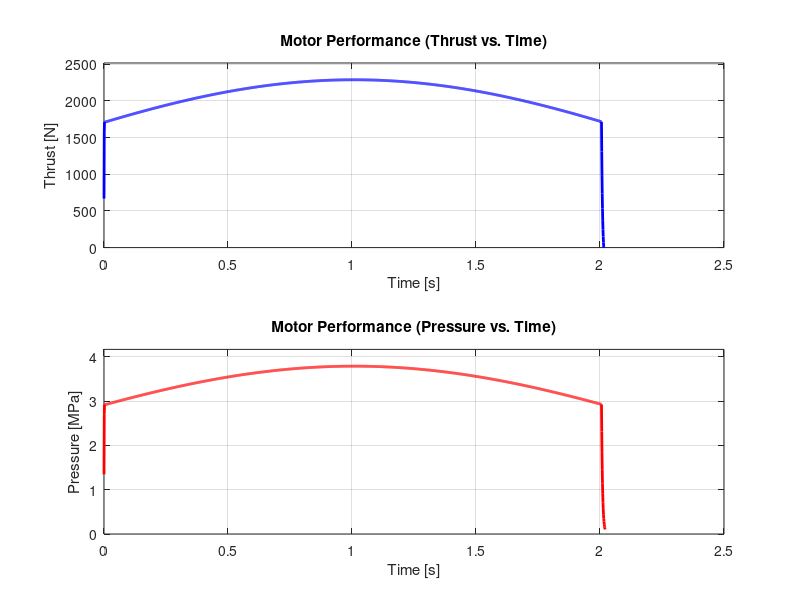

This figure's MATLAB source:
% Solid Rocket Motor Internal Ballistics Simulator
% BATES (Bore And Tube Ends) Configuration

clear; clc; close all;

%% 1. Input Parameters (Target Goals for Inverse Design)

% Target Performance
target.total_impulse_Ns = 2000;         % Hedeflenen Toplam İtki [Ns]
target.burn_time_s = 2.0;               % Hedeflenen Yanma Süresi [s]
target.chamber_pressure_MPa = 3.5;      % Hedeflenen Ortalama Yanma Odası Basıncı [MPa]

% Input Geometry Constraint
target.outer_diameter_mm = 98.7;        % Sabit Dış Çap [mm]

% Propellant Details (Fixed properties)
propellant.a_burn_rate_coef = 0.025;  % Burn rate coefficient (a) [mm/(s·Pa^n)] (Pa için 0.025)
propellant.n_burn_rate_exp = 0.43;    % Burn rate exponent (n) [-]
propellant.gamma = 1.17;              % Specific heat ratio (k veya gamma) [-]
propellant.Tc_kelvin = 3019;          % Combustion temperature [K]
propellant.mol_mass_kg_kmol = 25.935; % Exhaust molar mass [kg/kmol]
propellant.density_kg_m3 = 1710;      % Propellant density [kg/m^3]

% Nozzle Properties
nozzle.efficiency = 0.95;         % Nozül verimi (Cf düzeltmesi)

% Other Options
other.ambient_pressure_MPa = 0.101325; % Ortam basıncı [MPa]
other.dt_s = 0.001;                    % Zaman adımı [s]

% Assumptions for BATES grain
grain.outer_inhibited = true;     % Dış yüzeyin yanmaz olduğu varsayıldı
grain.ends_inhibited = false;     % Uç kısımlar yanar (BATES şartı)

%% 2. Inverse Design Calculations

% Constants
mm2m = 1e-3;
MPa2Pa = 1e6;
R_u = 8314.46; % Universal gas constant [J/(kmol*K)]
R_spec = R_u / propellant.mol_mass_kg_kmol; % Specific gas constant [J/(kg*K)]
gamma = propellant.gamma;
Tc = propellant.Tc_kelvin;
Pa_atm = other.ambient_pressure_MPa * MPa2Pa;
Pc_target = target.chamber_pressure_MPa * MPa2Pa;

% 2.1 Thermodynamic Properties
% Characteristic Velocity (c*)
c_star = sqrt((gamma * R_spec * Tc) / (gamma^2 * (2/(gamma+1))^((gamma+1)/(gamma-1))));

% Optimum Expansion for Nozzle (Pe = Pa_atm)
% Ideal thrust coefficient (Cf) at optimum expansion
Cf_ideal = sqrt((2*gamma^2/(gamma-1)) * (2/(gamma+1))^((gamma+1)/(gamma-1)) * (1 - (Pa_atm/Pc_target)^((gamma-1)/gamma)));
Cf_delivered = Cf_ideal * nozzle.efficiency;

% Exit Mach Number for Optimum Expansion
Me = sqrt((2/(gamma-1)) * ((Pc_target/Pa_atm)^((gamma-1)/gamma) - 1));

% Optimum Expansion Ratio (Ae / At)
expansion_ratio = (1/Me) * ((2/(gamma+1)) * (1 + (gamma-1)/2 * Me^2))^((gamma+1)/(2*(gamma-1)));

% 2.2 Grain Geometry Calculations
% Burn rate at target chamber pressure
r_burn_mm_s = propellant.a_burn_rate_coef * (Pc_target^propellant.n_burn_rate_exp);

% Required web thickness for the target burn time
web_thickness_mm = r_burn_mm_s * target.burn_time_s;

% Calculate Core Diameter
grain.outer_diameter_mm = target.outer_diameter_mm;
grain.core_diameter_mm = grain.outer_diameter_mm - 2 * web_thickness_mm;

if grain.core_diameter_mm <= 0
    error('Target burn time and pressure result in a core diameter <= 0. Decrease burn time or pressure, or increase outer diameter.');
end

% Single grain length for perfectly neutral burning (BATES Condition: L = 3*r_outer + r_core)
r_outer_mm = grain.outer_diameter_mm / 2;
r_core_mm = grain.core_diameter_mm / 2;
grain.length_mm = 3 * r_outer_mm + r_core_mm;

% Calculate Single Grain Mass
vol_grain_single_mm3 = pi * (r_outer_mm^2 - r_core_mm^2) * grain.length_mm;
vol_grain_single_m3 = vol_grain_single_mm3 * (mm2m^3);
mass_grain_single_kg = vol_grain_single_m3 * propellant.density_kg_m3;

% 2.3 Required Propellant Mass & Number of Grains
% Target Total Mass based on Target Total Impulse
% Itotal = m_prop * c_star * Cf_delivered
target_mass_prop_kg = target.total_impulse_Ns / (c_star * Cf_delivered);

% Calculate Number of Grains (Option 2: Exact Neutrality, Round N)
grain.number = round(target_mass_prop_kg / mass_grain_single_kg);
if grain.number < 1
    grain.number = 1; % At least 1 grain
end

% Actual Propellant Mass with rounded number of grains
actual_mass_prop_kg = grain.number * mass_grain_single_kg;

% 2.4 Nozzle Sizing
% Average Mass Flow Rate based on actual mass and target burn time
mdot_avg = actual_mass_prop_kg / target.burn_time_s;

% Required Throat Area (At = mdot * c* / Pc)
At = (mdot_avg * c_star) / Pc_target;
nozzle.throat_diameter_mm = 2 * sqrt(At / pi) / mm2m;

% Required Exit Area
Ae = At * expansion_ratio;
nozzle.exit_diameter_mm = 2 * sqrt(Ae / pi) / mm2m;

% Print Calculated Design Parameters before Simulation
fprintf('======================================================\n');
fprintf('             INVERSE DESIGN PARAMETERS                \n');
fprintf('======================================================\n');
fprintf('Grain Outer Diameter:      %.2f mm\n', grain.outer_diameter_mm);
fprintf('Grain Core Diameter:       %.2f mm\n', grain.core_diameter_mm);
fprintf('Single Grain Length:       %.2f mm\n', grain.length_mm);
fprintf('Web Thickness:             %.2f mm\n', web_thickness_mm);
fprintf('Number of Grains:          %d\n', grain.number);
fprintf('Nozzle Throat Diameter:    %.2f mm\n', nozzle.throat_diameter_mm);
fprintf('Nozzle Exit Diameter:      %.2f mm\n', nozzle.exit_diameter_mm);
fprintf('Expansion Ratio (Ae/At):   %.2f\n', expansion_ratio);
fprintf('======================================================\n\n');

%% 3. Pre-computations for Simulation
% Grain initial geometry in meters
r_outer = grain.outer_diameter_mm * mm2m / 2;
r_core_init = grain.core_diameter_mm * mm2m / 2;
L_g_init = grain.length_mm * mm2m;
N = grain.number;

% Pressure ratio at exit
P_ratio_exit = (1 + (gamma-1)/2 * Me^2)^(gamma/(gamma-1));

%% 4. Initial Mass and Volume
vol_grain_init = pi * (r_outer^2 - r_core_init^2) * L_g_init;
mass_prop_total = N * vol_grain_init * propellant.density_kg_m3;
chamber_vol_init = N * pi * r_outer^2 * L_g_init; % Simplified total chamber volume
free_vol_init = chamber_vol_init - N * vol_grain_init;

%% 5. Simulation Setup (Iterative Transient Solution)
t_max = 20; % sec, safety limit
num_steps = t_max / other.dt_s;

time_arr = zeros(1, num_steps);
P_arr = zeros(1, num_steps);
F_arr = zeros(1, num_steps);
Kn_arr = zeros(1, num_steps);
mass_flux_arr = zeros(1, num_steps);

% State variables
P = Pa_atm; % Initial pressure is atmospheric (Pa)
free_vol = free_vol_init;
r_core = r_core_init;
L_g = L_g_init;
burned_mass = 0;

P_arr(1) = P;
t = 0;
idx = 1;

ignited = true;

% To avoid infinite loop, burn loop
while ignited && r_core < r_outer && L_g > 0 && idx < num_steps
    % Burn rate (mm/s) expects Pressure in Pa per KNSU (a=0.025 at Pa)
    if P < Pa_atm
        P_burn = Pa_atm;
    else
        P_burn = P;
    end
    r_burn_m_s = (propellant.a_burn_rate_coef * (P_burn^propellant.n_burn_rate_exp)) * mm2m;

    % Current Geometry
    Ab_core = N * 2 * pi * r_core * L_g;
    if grain.ends_inhibited
        Ab_ends = 0;
    else
        Ab_ends = N * 2 * pi * (r_outer^2 - r_core^2); % 2 ends per grain
    end

    Ab_total = Ab_core + Ab_ends;

    % Current Port Area
    Ap = pi * r_core^2;

    % Mass Generation Rate (in)
    mdot_in = propellant.density_kg_m3 * Ab_total * r_burn_m_s;

    % Mass Flow Rate (out)
    if P > Pa_atm
        mdot_out = (P * At) / c_star;
    else
        mdot_out = 0;
    end

    % Transient Pressure Differential Equation
    % dP/dt = (R_spec * Tc / V_c) * (mdot_in - mdot_out) - P * (dV_c / dt) / V_c
    dVc_dt = Ab_total * r_burn_m_s;
    dP_dt = (R_spec * Tc / free_vol) * (mdot_in - mdot_out) - P * dVc_dt / free_vol;

    % Update Pressure (Euler integration)
    P = P + dP_dt * other.dt_s;
    if P < Pa_atm
        P = Pa_atm;
    end

    % Thrust Calculation
    if P > Pa_atm
        Pe = P / P_ratio_exit;
        % Ideal thrust coefficient
        Cf_ideal = sqrt((2*gamma^2/(gamma-1)) * (2/(gamma+1))^((gamma+1)/(gamma-1)) * (1 - (Pe/P)^((gamma-1)/gamma))) + (Pe - Pa_atm)/P * expansion_ratio;
        Cf_delivered = Cf_ideal * nozzle.efficiency;
        Thrust = Cf_delivered * P * At;
    else
        Thrust = 0;
        Cf_ideal = 0;
        Cf_delivered = 0;
    end

    % Update arrays
    time_arr(idx) = t;
    P_arr(idx) = P;
    F_arr(idx) = Thrust;
    Kn_arr(idx) = Ab_total / At;
    mass_flux_arr(idx) = mdot_out / Ap;

    % Update Geometry
    r_core = r_core + r_burn_m_s * other.dt_s;
    if ~grain.ends_inhibited
        L_g = L_g - 2 * r_burn_m_s * other.dt_s;
    end
    free_vol = free_vol + dVc_dt * other.dt_s;

    burned_mass = burned_mass + mdot_in * other.dt_s;

    % Check burnout
    if r_core >= r_outer || L_g <= 0
        ignited = false;
    end

    t = t + other.dt_s;
    idx = idx + 1;
end

% Tail-off (Gas blowdown after burnout)
while P > Pa_atm * 1.05 && idx < num_steps
    mdot_in = 0;
    mdot_out = (P * At) / c_star;
    dVc_dt = 0;
    dP_dt = (R_spec * Tc / free_vol) * (mdot_in - mdot_out) - P * dVc_dt / free_vol;

    P = P + dP_dt * other.dt_s;
    if P < Pa_atm
        P = Pa_atm;
    end

    if P > Pa_atm
        Pe = P / P_ratio_exit;
        Cf_ideal = sqrt((2*gamma^2/(gamma-1)) * (2/(gamma+1))^((gamma+1)/(gamma-1)) * (1 - (Pe/P)^((gamma-1)/gamma))) + (Pe - Pa_atm)/P * expansion_ratio;
        Cf_delivered = Cf_ideal * nozzle.efficiency;
        Thrust = Cf_delivered * P * At;
    else
        Thrust = 0;
    end

    time_arr(idx) = t;
    P_arr(idx) = P;
    F_arr(idx) = Thrust;
    Kn_arr(idx) = 0;
    mass_flux_arr(idx) = mdot_out / Ap;

    t = t + other.dt_s;
    idx = idx + 1;
end

% Trim arrays
time_arr = time_arr(1:idx-1);
P_arr = P_arr(1:idx-1);
F_arr = F_arr(1:idx-1);
Kn_arr = Kn_arr(1:idx-1);
mass_flux_arr = mass_flux_arr(1:idx-1);

%% 6. Calculations & Outputs
% Motor Designation (Total Impulse Classification)
total_impulse = trapz(time_arr, F_arr);
% Motor Designation (Total Impulse Classification)
% Define classes with their lower and upper bounds
motor_classes = {'Micro', 0.0, 0.312; '1/4A', 0.312, 0.625; '1/2A', 0.625, 1.25; ...
                 'A', 1.25, 2.5; 'B', 2.5, 5.0; 'C', 5.0, 10.0; 'D', 10.0, 20.0; ...
                 'E', 20.0, 40.0; 'F', 40.0, 80.0; 'G', 80.0, 160.0; 'H', 160.0, 320.0; ...
                 'I', 320.0, 640.0; 'J', 640.0, 1280.0; 'K', 1280.0, 2560.0; ...
                 'L', 2560.0, 5120.0; 'M', 5120.0, 10240.0; 'N', 10240.0, 20480.0; ...
                 'O', 20480.0, 40960.0; 'P', 40960.0, 81920.0};
motor_letter = 'Unknown';
class_pct = 0;
for i = 1:size(motor_classes, 1)
    low = motor_classes{i, 2};
    high = motor_classes{i, 3};
    if total_impulse > low && total_impulse <= high
        motor_letter = motor_classes{i, 1};
        class_pct = ((total_impulse - low) / (high - low)) * 100;
        break;
    end
end

delivered_isp = total_impulse / (mass_prop_total * 9.80665);

% Burn time: time where Thrust > 5% of Max Thrust
max_thrust = max(F_arr);
thrust_threshold = max_thrust * 0.05;
active_indices = find(F_arr > thrust_threshold);
if ~isempty(active_indices)
    burn_time = time_arr(active_indices(end)) - time_arr(active_indices(1));
else
    burn_time = time_arr(end);
end

volume_loading = (N * vol_grain_init) / chamber_vol_init * 100;
average_pressure_MPa = mean(P_arr(active_indices)) / MPa2Pa;
peak_pressure_MPa = max(P_arr) / MPa2Pa;

initial_Kn = Kn_arr(1);
peak_Kn = max(Kn_arr);

% Ideal thrust coefficient (average during burn)
Pe_avg = mean(P_arr(active_indices)) / P_ratio_exit;
P_avg = mean(P_arr(active_indices));
avg_Cf_ideal = sqrt((2*gamma^2/(gamma-1)) * (2/(gamma+1))^((gamma+1)/(gamma-1)) * (1 - (Pe_avg/P_avg)^((gamma-1)/gamma))) + (Pe_avg - Pa_atm)/P_avg * expansion_ratio;
avg_Cf_delivered = avg_Cf_ideal * nozzle.efficiency;

propellant_length = grain.length_mm * N;
port_throat_ratio = (pi * r_core_init^2) / At;
peak_mass_flux = max(mass_flux_arr);

% Print Results
fprintf('======================================================\n');
fprintf('                SIMULATION RESULTS                    \n');
fprintf('======================================================\n');
fprintf('Motor Designation:         %.1f%% %s\n', class_pct, motor_letter);
fprintf('Impulse:                   %.2f Ns\n', total_impulse);
fprintf('Delivered ISP:             %.2f s\n', delivered_isp);
fprintf('Burn Time:                 %.3f s\n', burn_time);
fprintf('Volume Loading:            %.2f %%\n', volume_loading);
fprintf('Average Pressure:          %.3f MPa\n', average_pressure_MPa);
fprintf('Peak Pressure:             %.3f MPa\n', peak_pressure_MPa);
fprintf('Initial Kn:                %.2f\n', initial_Kn);
fprintf('Peak Kn:                   %.2f\n', peak_Kn);
fprintf('Ideal Thrust Coefficient:  %.3f\n', avg_Cf_ideal);
fprintf('Delivered Thrust Coeff.:   %.3f\n', avg_Cf_delivered);
fprintf('Propellant Mass:           %.3f kg\n', mass_prop_total);
fprintf('Propellant Length:         %.1f mm\n', propellant_length);
fprintf('Port/Throat Ratio:         %.2f\n', port_throat_ratio);
fprintf('Peak Mass Flux:            %.2f kg/(m^2*s)\n', peak_mass_flux);
fprintf('======================================================\n');

%% 7. Plots
figure('Name', 'Thrust and Pressure vs Time', 'NumberTitle', 'off');

% Thrust Plot
subplot(2, 1, 1);
plot(time_arr, F_arr, 'b-', 'LineWidth', 2);
ylabel('Thrust [N]');
xlabel('Time [s]');
title('Motor Performance (Thrust vs. Time)');
ylim([0, max(F_arr)*1.1]);
grid on;

% Pressure Plot
subplot(2, 1, 2);
plot(time_arr, P_arr / MPa2Pa, 'r-', 'LineWidth', 2);
ylabel('Pressure [MPa]');
xlabel('Time [s]');
title('Motor Performance (Pressure vs. Time)');
ylim([0, max(P_arr / MPa2Pa)*1.1]);
grid on;
